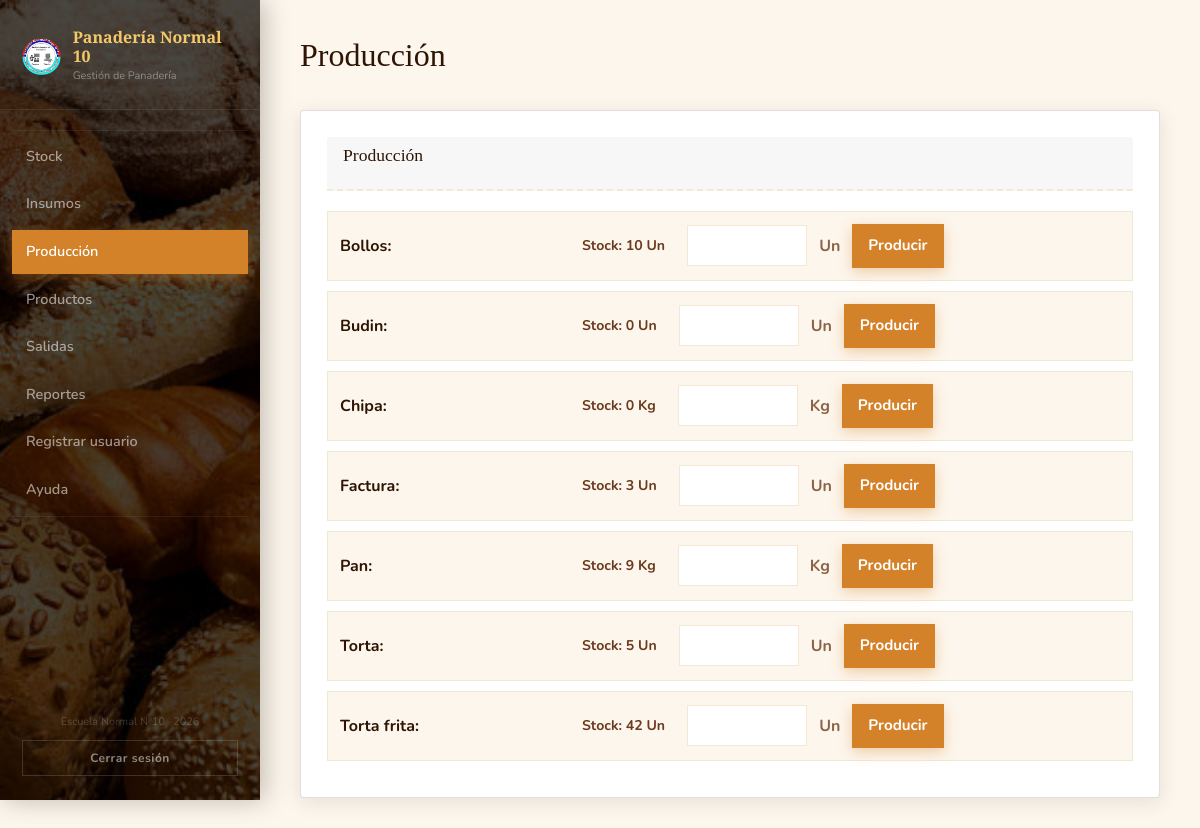
The app's page /produccion.php (signed in) with its own data.
### tables this page shows
CREATE TABLE `productos` (
  `idproductos` int(11) NOT NULL,
  `idunidad_de_medida` int(11) NOT NULL,
  `nombre` varchar(45) NOT NULL
);

CREATE TABLE `unidad_de_medida` (
  `idunidad_de_medida` int(11) NOT NULL,
  `nombre` varchar(45) NOT NULL,
  `abreviatura` varchar(10) NOT NULL
);

### PHP/utilidades.php (called while the page is built)
<?php
if (!function_exists('formatear_cantidad')) {
    function formatear_cantidad($numero) {
        $texto = number_format((float) $numero, 3, ',', '');
        return rtrim(rtrim($texto, '0'), ',') ?: '0';
    }
}

### produccion.php (the view, shortened to what this page needs)
<?php
require_once 'conexion.php';
require_once 'PHP/utilidades.php';
?>
<!DOCTYPE html>
<html lang="es">
<head>
  <link rel="stylesheet" href="Framework/bootstrap-5.1.3/css/bootstrap.min.css"/>
  <link rel="stylesheet" href="CSS/styles.css"/>
</head>
<body>
  <aside class="sidebar">
    <div class="sidebar-brand">
      <div class="brand-icon"><img src="CSS/Imagenes/Logo.png" alt="Logo panadería"></div>
      <div class="brand-text">
        <span class="brand-name">Panadería Normal 10</span>
        <span class="brand-sub">Gestión de Panadería</span>
      </div>
    </div>
    <ul class="nav-links">
      <?php include 'sidebar.php'; ?>
    </ul>
    <div class="sidebar-footer">
      <span>Escuela Normal N°10 · 2026</span>
      <a href="logout.php" class="btn-logout">Cerrar sesión</a>
    </div>
  </aside>
  <main class="main-content">
    <header class="page-header">
      <h1 class="page-title">Producción</h1>
    </header>
    <section class="card" aria-label="Registro de producción">
      <header class="card-header"><h2>Producción</h2></header>
      <?php
      $lista_productos = mysqli_query($conexion, "
          SELECT p.idproductos, p.nombre AS nombre_producto, u.abreviatura,
                 COALESCE(sp.cantidad, 0) AS stock_actual
          FROM productos p
          INNER JOIN unidad_de_medida u ON p.idunidad_de_medida = u.idunidad_de_medida
          LEFT JOIN stock_productos sp ON sp.id_producto = p.idproductos
          ORDER BY p.nombre
      ");
      while ($producto = mysqli_fetch_assoc($lista_productos)):
      ?>
        <form class="fila-produccion form-produccion" method="POST">
          <span class="nombre-producto"><?= htmlspecialchars($producto['nombre_producto']) ?>:</span>
          <span class="stock-disponible" style="margin: 0 10px;">Stock: <?= formatear_cantidad($producto['stock_actual']) ?> <?= htmlspecialchars($producto['abreviatura']) ?></span>
          <input type="number" step="0.001" min="0.001" name="cantidad" class="input-cantidad" required>
          <span class="unidad"><?= htmlspecialchars($producto['abreviatura']) ?></span>
          <button type="submit" class="btn-primary">Producir</button>
        </form>
      <?php endwhile; ?>
    </section>
  </main>
</body>
</html>

### CSS/styles.css (style rules this page uses)
*, *::before, *::after { box-sizing: border-box; margin: 0; padding: 0; }
:root { --cream: #fdf6ec; --cream-dark: #f3e8d4; --brown-dark: #2e1503; --brown-mid: #6b3a1f; --amber: #d4822a; --gold-light: #f5c96a; --red-accent: #c84b2f; --green: #5a8a3c; --text-main: #2e1503; --text-muted: #8b6347; --sidebar-w: 260px; --shadow: 0 4px 20px rgba(46, 21, 3, 0.1); }
html { scroll-behavior: smooth; }
body { min-height: 100vh; background: var(--cream); color: var(--text-main); font-family: 'Nunito', sans-serif; }
img { display: block; max-width: 100%; }
a { color: inherit; }
button, input, select, textarea { font: inherit; }
.main-content { flex: 1; margin-left: var(--sidebar-w); padding: 36px 40px; }
.page-header { display: flex; align-items: flex-end; justify-content: space-between; gap: 20px; margin-bottom: 28px; }
.page-title { color: var(--brown-dark); font-family: 'Playfair Display', serif; font-size: 2rem; }
.sidebar { position: fixed; top: 0; left: 0; z-index: 100; display: flex; flex-direction: column; width: var(--sidebar-w); height: 100vh; padding-bottom: 24px; background: linear-gradient(rgba(0, 0, 0, 0.72), rgba(0, 0, 0, 0.72)), url('Imagenes/Pan.jpg') center / cover no-repeat; box-shadow: 4px 0 24px rgba(0, 0, 0, 0.25); }
.sidebar-brand { display: flex; align-items: center; gap: 12px; padding: 28px 22px 24px; border-bottom: 1px solid rgba(255, 255, 255, 0.08); }
.brand-icon img { width: 40px; height: 40px; object-fit: contain; }
.brand-text { display: flex; flex-direction: column; }
.brand-name { color: var(--gold-light); font-family: 'Playfair Display', serif; font-size: 1rem; font-weight: 700; line-height: 1.2; }
.brand-sub { margin-top: 2px; color: rgba(255, 255, 255, 0.4); font-size: 0.68rem; }
.nav-links { display: flex; flex: 1; flex-direction: column; gap: 4px; padding: 20px 12px; list-style: none; }
.sidebar-footer { padding: 0 22px; color: rgba(255, 255, 255, 0.2); font-size: 0.68rem; text-align: center; }
.btn-logout { display: block; margin-top: 10px; padding: 8px 0; font-size: 0.75rem; font-weight: 700; letter-spacing: 0.04em; text-align: center; text-decoration: none; color: rgba(255, 255, 255, 0.5); border: 1px solid rgba(255, 255, 255, 0.15); transition: background 0.2s ease, color 0.2s ease, transform 0.2s ease; }
.card { margin-bottom: 22px; padding: 26px; overflow-x: auto; background: #fff; box-shadow: var(--shadow); }
.card-header { display: flex; align-items: center; justify-content: space-between; margin-bottom: 20px; padding-bottom: 14px; border-bottom: 2px dashed var(--cream-dark); }
.card-header h2 { color: var(--brown-dark); font-family: 'Playfair Display', serif; font-size: 1.1rem; }
.btn-primary, .btn-filtrar, .btn-limpiar, .btn-pdf { display: inline-flex; align-items: center; justify-content: center; min-height: 44px; padding: 11px 18px; color: #fff; font-family: 'Nunito', sans-serif; font-size: 0.95rem; font-weight: 700; text-decoration: none; background: var(--amber); border: none; box-shadow: 0 4px 12px rgba(212, 130, 42, 0.35); cursor: pointer; transition: transform 0.2s ease, background 0.2s ease, box-shadow 0.2s ease; }
.fila-produccion { display: flex; align-items: center; gap: 12px; margin-bottom: 10px; padding: 12px; background: var(--cream); border: 1px solid var(--cream-dark); }
.fila-produccion .nombre-producto { min-width: 220px; color: var(--brown-dark); font-weight: 700; }
.fila-produccion .unidad { color: var(--text-muted); font-weight: 700; }
.fila-produccion .btn-primary { width: auto; padding: 10px 16px; }
.input-cantidad { width: 120px; padding: 8px 10px; font-size: 0.95rem; background: #fff; border: 1.5px solid var(--cream-dark); outline: none; }
.stock-disponible { color: var(--brown-mid); font-size: 0.88rem; font-weight: 700; text-align: right; white-space: nowrap; }
@media (max-width: 1200px) { .page-header { flex-wrap: wrap; } }

### records on screen
productos: nombre "Bollos", stock_actual "10", idunidad_de_medida.abreviatura "Un"
productos: nombre "Budin", stock_actual "0", idunidad_de_medida.abreviatura "Un"
productos: nombre "Chipa", stock_actual "0", idunidad_de_medida.abreviatura "Kg"
productos: nombre "Factura", stock_actual "3", idunidad_de_medida.abreviatura "Un"
productos: nombre "Pan", stock_actual "9", idunidad_de_medida.abreviatura "Kg"
productos: nombre "Torta", stock_actual "5", idunidad_de_medida.abreviatura "Un"
productos: nombre "Torta frita", stock_actual "42", idunidad_de_medida.abreviatura "Un"

### other values on screen
$item['etiqueta'] "Stock"
$item['etiqueta'] "Insumos"
$item['etiqueta'] "Producción"
$item['etiqueta'] "Productos"
$item['etiqueta'] "Salidas"
$item['etiqueta'] "Reportes"
$item['etiqueta'] "Registrar usuario"
$item['etiqueta'] "Ayuda"
